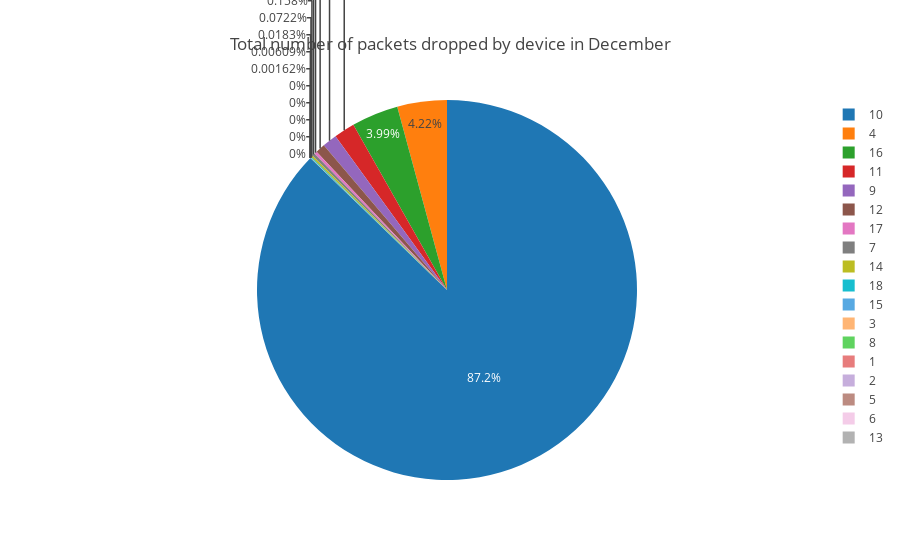

Notebook source saved alongside this figure:
### Code cell
trace = go.Pie(labels=device_numbers, values=device_dropped_counts_dec)
data=[trace]
layout = go.Layout(
        title="Total number of packets dropped by device in December"
    )
fig = go.Figure(data=data, layout=layout)
iplot(fig)

### Figure 1 — Plotly figure (JSON) as saved in the notebook; plotly's stock layout.template omitted (floating-point values rounded to 4 significant figures)
{"data": [{"labels": [1, 2, 3, 4, 5, 6, 7, 8, 9, 10, 11, 12, 13, 14, 15, 16, 17, 18], "type": "pie", "values": [0, 0, 15, 10397, 0, 0, 569, 4, 3070, 214971, 4384, 2004, 0, 389, 45, 9824, 573, 178]}], "layout": {"title": "Total number of packets dropped by device in December"}}
